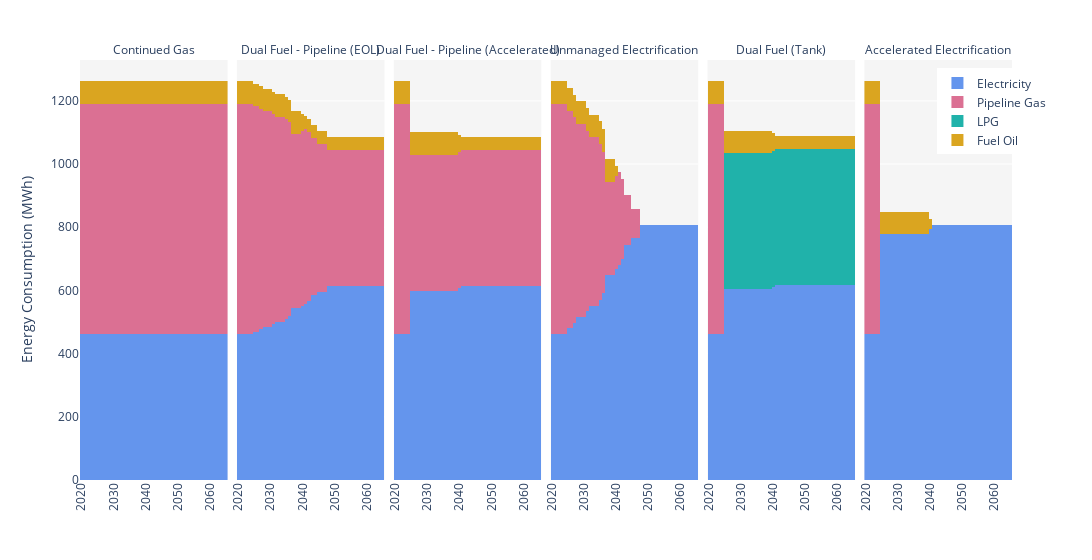

This figure's notebook cell:
### Code cell
# plot
fig = px.bar(energy_consump, x="year", y="consumption", color="energy_type",
             facet_col="scenario", facet_col_spacing=0.01, 
             barmode="stack",
             width = 1300,
             category_orders={"scenario": scenarios,
                            'energy_type':['electricity',
                                           'natural_gas', 
                                           'propane',
                                           'fuel_oil', ],
                            },
              color_discrete_map={'electricity' : 'cornflowerblue',
                                'natural_gas' : 'palevioletred', 
                                'propane' : 'lightseagreen',
                                'fuel_oil' : 'goldenrod'},
              labels={'year':'', # remove 'year' from xaxis on each subplot
                    } 
            )

# update names for plotting
fig.for_each_annotation(lambda a: a.update(text = a.text.split("=")[-1]))
trace_dic = {'electricity' : 'Electricity',
        'natural_gas' : 'Pipeline Gas', 
        'propane' : 'LPG',
        'fuel_oil' : 'Fuel Oil',}
fig.for_each_trace(lambda t: t.update(name = trace_dic[t.name]))

# general formatting
fig.update_layout(bargap=0,
                  legend=dict(title_text='', x=0.92, y=0.98), # set legend location, properties
                  yaxis_title='Energy Consumption (MWh)',
                  plot_bgcolor='#f5f5f5',
                  )
fig.update_traces(marker_line_width=0)
fig.update_xaxes(tickangle= -90)
# fig.update_yaxes(showgrid=False)

fig.show()
fig.write_html(figure_outputs+'energy_consump.html')

### Figure 1 — Plotly figure (JSON) as saved in the notebook; plotly's stock layout.template omitted (floating-point values rounded to 4 significant figures)
{"data": [{"alignmentgroup": "True", "hovertemplate": "energy_type=electricity<br>scenario=Continued Gas<br>=%{x}<br>consumption=%{y}<extra></extra>", "legendgroup": "electricity", "marker": {"color": "cornflowerblue", "line": {"width": 0}, "pattern": {"shape": ""}}, "name": "Electricity", "offsetgroup": "electricity", "orientation": "v", "showlegend": true, "textposition": "auto", "type": "bar", "x": [2020, 2021, 2022, 2023, 2024, 2025, 2026, 2027, 2028, 2029, 2030, 2031, 2032, 2033, 2034, 2035, 2036, 2037, 2038, 2039, 2040, 2041, 2042, 2043, 2044, 2045, 2046, 2047, 2048, 2049, 2050, 2051, 2052, 2053, 2054, 2055, 2056, 2057, 2058, 2059, 2060, 2061, 2062, 2063, 2064, 2065], "xaxis": "x", "y": [460.8, 460.8, 460.8, 460.8, 460.8, 460.8, 460.8, 460.8, 460.8, 460.8, 460.8, 460.8, 460.8, 460.8, 460.8, 460.8, 460.8, 460.8, 460.8, 460.8, 460.8, 460.8, 460.8, 460.8, 460.8, 460.8, 460.8, 460.8, 460.8, 460.8, 460.8, 460.8, 460.8, 460.8, 460.8, 460.8, 460.8, 460.8, 460.8, 460.8, 460.8, 460.8, 460.8, 460.8, 460.8, 460.8], "yaxis": "y"}, {"alignmentgroup": "True", "hovertemplate": "energy_type=electricity<br>scenario=Dual Fuel - Pipeline (EOL)<br>=%{x}<br>consumption=%{y}<extra></extra>", "legendgroup": "electricity", "marker": {"color": "cornflowerblue", "line": {"width": 0}, "pattern": {"shape": ""}}, "name": "Electricity", "offsetgroup": "electricity", "orientation": "v", "showlegend": false, "textposition": "auto", "type": "bar", "x": [2020, 2021, 2022, 2023, 2024, 2025, 2026, 2027, 2028, 2029, 2030, 2031, 2032, 2033, 2034, 2035, 2036, 2037, 2038, 2039, 2040, 2041, 2042, 2043, 2044, 2045, 2046, 2047, 2048, 2049, 2050, 2051, 2052, 2053, 2054, 2055, 2056, 2057, 2058, 2059, 2060, 2061, 2062, 2063, 2064, 2065], "xaxis": "x2", "y": [460.8, 460.8, 460.8, 460.8, 460.8, 469.1, 469.1, 476.7, 484.3, 484.3, 484.3, 493.1, 500.7, 500.7, 500.7, 508.3, 517.5, 543.4, 543.4, 543.4, 551.9, 558.3, 566.7, 585.6, 585.6, 595.9, 595.9, 595.9, 613.9, 613.9, 613.9, 613.9, 613.9, 613.9, 613.9, 613.9, 613.9, 613.9, 613.9, 613.9, 613.9, 613.9, 613.9, 613.9, 613.9, 613.9], "yaxis": "y2"}, {"alignmentgroup": "True", "hovertemplate": "energy_type=electricity<br>scenario=Dual Fuel - Pipeline (Accelerated)<br>=%{x}<br>consumption=%{y}<extra></extra>", "legendgroup": "electricity", "marker": {"color": "cornflowerblue", "line": {"width": 0}, "pattern": {"shape": ""}}, "name": "Electricity", "offsetgroup": "electricity", "orientation": "v", "showlegend": false, "textposition": "auto", "type": "bar", "x": [2020, 2021, 2022, 2023, 2024, 2025, 2026, 2027, 2028, 2029, 2030, 2031, 2032, 2033, 2034, 2035, 2036, 2037, 2038, 2039, 2040, 2041, 2042, 2043, 2044, 2045, 2046, 2047, 2048, 2049, 2050, 2051, 2052, 2053, 2054, 2055, 2056, 2057, 2058, 2059, 2060, 2061, 2062, 2063, 2064, 2065], "xaxis": "x3", "y": [460.8, 460.8, 460.8, 460.8, 460.8, 599.1, 599.1, 599.1, 599.1, 599.1, 599.1, 599.1, 599.1, 599.1, 599.1, 599.1, 599.1, 599.1, 599.1, 599.1, 607.6, 613.9, 613.9, 613.9, 613.9, 613.9, 613.9, 613.9, 613.9, 613.9, 613.9, 613.9, 613.9, 613.9, 613.9, 613.9, 613.9, 613.9, 613.9, 613.9, 613.9, 613.9, 613.9, 613.9, 613.9, 613.9], "yaxis": "y3"}, {"alignmentgroup": "True", "hovertemplate": "energy_type=electricity<br>scenario=Unmanaged Electrification<br>=%{x}<br>consumption=%{y}<extra></extra>", "legendgroup": "electricity", "marker": {"color": "cornflowerblue", "line": {"width": 0}, "pattern": {"shape": ""}}, "name": "Electricity", "offsetgroup": "electricity", "orientation": "v", "showlegend": false, "textposition": "auto", "type": "bar", "x": [2020, 2021, 2022, 2023, 2024, 2025, 2026, 2027, 2028, 2029, 2030, 2031, 2032, 2033, 2034, 2035, 2036, 2037, 2038, 2039, 2040, 2041, 2042, 2043, 2044, 2045, 2046, 2047, 2048, 2049, 2050, 2051, 2052, 2053, 2054, 2055, 2056, 2057, 2058, 2059, 2060, 2061, 2062, 2063, 2064, 2065], "xaxis": "x4", "y": [460.8, 460.8, 460.8, 460.8, 460.8, 479.8, 479.8, 497.3, 514.6, 514.6, 514.6, 534.7, 552.2, 552.2, 552.2, 569.4, 590.6, 649.9, 649.9, 649.9, 667.5, 680.6, 699.8, 743.1, 743.1, 766.7, 766.7, 766.7, 807.9, 807.9, 807.9, 807.9, 807.9, 807.9, 807.9, 807.9, 807.9, 807.9, 807.9, 807.9, 807.9, 807.9, 807.9, 807.9, 807.9, 807.9], "yaxis": "y4"}, {"alignmentgroup": "True", "hovertemplate": "energy_type=electricity<br>scenario=Dual Fuel (Tank)<br>=%{x}<br>consumption=%{y}<extra></extra>", "legendgroup": "electricity", "marker": {"color": "cornflowerblue", "line": {"width": 0}, "pattern": {"shape": ""}}, "name": "Electricity", "offsetgroup": "electricity", "orientation": "v", "showlegend": false, "textposition": "auto", "type": "bar", "x": [2020, 2021, 2022, 2023, 2024, 2025, 2026, 2027, 2028, 2029, 2030, 2031, 2032, 2033, 2034, 2035, 2036, 2037, 2038, 2039, 2040, 2041, 2042, 2043, 2044, 2045, 2046, 2047, 2048, 2049, 2050, 2051, 2052, 2053, 2054, 2055, 2056, 2057, 2058, 2059, 2060, 2061, 2062, 2063, 2064, 2065], "xaxis": "x5", "y": [460.8, 460.8, 460.8, 460.8, 460.8, 603.6, 603.6, 603.6, 603.6, 603.6, 603.6, 603.6, 603.6, 603.6, 603.6, 603.6, 603.6, 603.6, 603.6, 603.6, 612.1, 618.4, 618.4, 618.4, 618.4, 618.4, 618.4, 618.4, 618.4, 618.4, 618.4, 618.4, 618.4, 618.4, 618.4, 618.4, 618.4, 618.4, 618.4, 618.4, 618.4, 618.4, 618.4, 618.4, 618.4, 618.4], "yaxis": "y5"}, {"alignmentgroup": "True", "hovertemplate": "energy_type=electricity<br>scenario=Accelerated Electrification<br>=%{x}<br>consumption=%{y}<extra></extra>", "legendgroup": "electricity", "marker": {"color": "cornflowerblue", "line": {"width": 0}, "pattern": {"shape": ""}}, "name": "Electricity", "offsetgroup": "electricity", "orientation": "v", "showlegend": false, "textposition": "auto", "type": "bar", "x": [2020, 2021, 2022, 2023, 2024, 2025, 2026, 2027, 2028, 2029, 2030, 2031, 2032, 2033, 2034, 2035, 2036, 2037, 2038, 2039, 2040, 2041, 2042, 2043, 2044, 2045, 2046, 2047, 2048, 2049, 2050, 2051, 2052, 2053, 2054, 2055, 2056, 2057, 2058, 2059, 2060, 2061, 2062, 2063, 2064, 2065], "xaxis": "x6", "y": [460.8, 460.8, 460.8, 460.8, 460.8, 777.2, 777.2, 777.2, 777.2, 777.2, 777.2, 777.2, 777.2, 777.2, 777.2, 777.2, 777.2, 777.2, 777.2, 777.2, 794.8, 807.9, 807.9, 807.9, 807.9, 807.9, 807.9, 807.9, 807.9, 807.9, 807.9, 807.9, 807.9, 807.9, 807.9, 807.9, 807.9, 807.9, 807.9, 807.9, 807.9, 807.9, 807.9, 807.9, 807.9, 807.9], "yaxis": "y6"}, {"alignmentgroup": "True", "hovertemplate": "energy_type=natural_gas<br>scenario=Continued Gas<br>=%{x}<br>consumption=%{y}<extra></extra>", "legendgroup": "natural_gas", "marker": {"color": "palevioletred", "line": {"width": 0}, "pattern": {"shape": ""}}, "name": "Pipeline Gas", "offsetgroup": "natural_gas", "orientation": "v", "showlegend": true, "textposition": "auto", "type": "bar", "x": [2020, 2021, 2022, 2023, 2024, 2025, 2026, 2027, 2028, 2029, 2030, 2031, 2032, 2033, 2034, 2035, 2036, 2037, 2038, 2039, 2040, 2041, 2042, 2043, 2044, 2045, 2046, 2047, 2048, 2049, 2050, 2051, 2052, 2053, 2054, 2055, 2056, 2057, 2058, 2059, 2060, 2061, 2062, 2063, 2064, 2065], "xaxis": "x", "y": [730.6, 730.6, 730.6, 730.6, 730.6, 730.6, 730.6, 730.6, 730.6, 730.6, 730.6, 730.6, 730.6, 730.6, 730.6, 730.6, 730.6, 730.6, 730.6, 730.6, 730.6, 730.6, 730.6, 730.6, 730.6, 730.6, 730.6, 730.6, 730.6, 730.6, 730.6, 730.6, 730.6, 730.6, 730.6, 730.6, 730.6, 730.6, 730.6, 730.6, 730.6, 730.6, 730.6, 730.6, 730.6, 730.6], "yaxis": "y"}, {"alignmentgroup": "True", "hovertemplate": "energy_type=natural_gas<br>scenario=Dual Fuel - Pipeline (EOL)<br>=%{x}<br>consumption=%{y}<extra></extra>", "legendgroup": "natural_gas", "marker": {"color": "palevioletred", "line": {"width": 0}, "pattern": {"shape": ""}}, "name": "Pipeline Gas", "offsetgroup": "natural_gas", "orientation": "v", "showlegend": false, "textposition": "auto", "type": "bar", "x": [2020, 2021, 2022, 2023, 2024, 2025, 2026, 2027, 2028, 2029, 2030, 2031, 2032, 2033, 2034, 2035, 2036, 2037, 2038, 2039, 2040, 2041, 2042, 2043, 2044, 2045, 2046, 2047, 2048, 2049, 2050, 2051, 2052, 2053, 2054, 2055, 2056, 2057, 2058, 2059, 2060, 2061, 2062, 2063, 2064, 2065], "xaxis": "x2", "y": [730.6, 730.6, 730.6, 730.6, 730.6, 713.6, 713.6, 698.0, 682.6, 682.6, 682.6, 664.6, 649.0, 649.0, 649.0, 633.6, 614.7, 551.6, 551.6, 551.6, 551.6, 551.6, 534.4, 495.8, 495.8, 467.2, 467.2, 467.2, 430.5, 430.5, 430.5, 430.5, 430.5, 430.5, 430.5, 430.5, 430.5, 430.5, 430.5, 430.5, 430.5, 430.5, 430.5, 430.5, 430.5, 430.5], "yaxis": "y2"}, {"alignmentgroup": "True", "hovertemplate": "energy_type=natural_gas<br>scenario=Dual Fuel - Pipeline (Accelerated)<br>=%{x}<br>consumption=%{y}<extra></extra>", "legendgroup": "natural_gas", "marker": {"color": "palevioletred", "line": {"width": 0}, "pattern": {"shape": ""}}, "name": "Pipeline Gas", "offsetgroup": "natural_gas", "orientation": "v", "showlegend": false, "textposition": "auto", "type": "bar", "x": [2020, 2021, 2022, 2023, 2024, 2025, 2026, 2027, 2028, 2029, 2030, 2031, 2032, 2033, 2034, 2035, 2036, 2037, 2038, 2039, 2040, 2041, 2042, 2043, 2044, 2045, 2046, 2047, 2048, 2049, 2050, 2051, 2052, 2053, 2054, 2055, 2056, 2057, 2058, 2059, 2060, 2061, 2062, 2063, 2064, 2065], "xaxis": "x3", "y": [730.6, 730.6, 730.6, 730.6, 730.6, 430.5, 430.5, 430.5, 430.5, 430.5, 430.5, 430.5, 430.5, 430.5, 430.5, 430.5, 430.5, 430.5, 430.5, 430.5, 430.5, 430.5, 430.5, 430.5, 430.5, 430.5, 430.5, 430.5, 430.5, 430.5, 430.5, 430.5, 430.5, 430.5, 430.5, 430.5, 430.5, 430.5, 430.5, 430.5, 430.5, 430.5, 430.5, 430.5, 430.5, 430.5], "yaxis": "y3"}, {"alignmentgroup": "True", "hovertemplate": "energy_type=natural_gas<br>scenario=Unmanaged Electrification<br>=%{x}<br>consumption=%{y}<extra></extra>", "legendgroup": "natural_gas", "marker": {"color": "palevioletred", "line": {"width": 0}, "pattern": {"shape": ""}}, "name": "Pipeline Gas", "offsetgroup": "natural_gas", "orientation": "v", "showlegend": false, "textposition": "auto", "type": "bar", "x": [2020, 2021, 2022, 2023, 2024, 2025, 2026, 2027, 2028, 2029, 2030, 2031, 2032, 2033, 2034, 2035, 2036, 2037, 2038, 2039, 2040, 2041, 2042, 2043, 2044, 2045, 2046, 2047, 2048, 2049, 2050, 2051, 2052, 2053, 2054, 2055, 2056, 2057, 2058, 2059, 2060, 2061, 2062, 2063, 2064, 2065], "xaxis": "x4", "y": [730.6, 730.6, 730.6, 730.6, 730.6, 689.3, 689.3, 651.2, 613.6, 613.6, 613.6, 569.9, 531.9, 531.9, 531.9, 494.5, 448.4, 294.8, 294.8, 294.8, 294.8, 294.8, 253.0, 158.9, 158.9, 89.46, 89.46, 89.46, 0, 0, 0, 0, 0, 0, 0, 0, 0, 0, 0, 0, 0, 0, 0, 0, 0, 0], "yaxis": "y4"}, {"alignmentgroup": "True", "hovertemplate": "energy_type=natural_gas<br>scenario=Dual Fuel (Tank)<br>=%{x}<br>consumption=%{y}<extra></extra>", "legendgroup": "natural_gas", "marker": {"color": "palevioletred", "line": {"width": 0}, "pattern": {"shape": ""}}, "name": "Pipeline Gas", "offsetgroup": "natural_gas", "orientation": "v", "showlegend": false, "textposition": "auto", "type": "bar", "x": [2020, 2021, 2022, 2023, 2024, 2025, 2026, 2027, 2028, 2029, 2030, 2031, 2032, 2033, 2034, 2035, 2036, 2037, 2038, 2039, 2040, 2041, 2042, 2043, 2044, 2045, 2046, 2047, 2048, 2049, 2050, 2051, 2052, 2053, 2054, 2055, 2056, 2057, 2058, 2059, 2060, 2061, 2062, 2063, 2064, 2065], "xaxis": "x5", "y": [730.6, 730.6, 730.6, 730.6, 730.6, 0, 0, 0, 0, 0, 0, 0, 0, 0, 0, 0, 0, 0, 0, 0, 0, 0, 0, 0, 0, 0, 0, 0, 0, 0, 0, 0, 0, 0, 0, 0, 0, 0, 0, 0, 0, 0, 0, 0, 0, 0], "yaxis": "y5"}, {"alignmentgroup": "True", "hovertemplate": "energy_type=natural_gas<br>scenario=Accelerated Electrification<br>=%{x}<br>consumption=%{y}<extra></extra>", "legendgroup": "natural_gas", "marker": {"color": "palevioletred", "line": {"width": 0}, "pattern": {"shape": ""}}, "name": "Pipeline Gas", "offsetgroup": "natural_gas", "orientation": "v", "showlegend": false, "textposition": "auto", "type": "bar", "x": [2020, 2021, 2022, 2023, 2024, 2025, 2026, 2027, 2028, 2029, 2030, 2031, 2032, 2033, 2034, 2035, 2036, 2037, 2038, 2039, 2040, 2041, 2042, 2043, 2044, 2045, 2046, 2047, 2048, 2049, 2050, 2051, 2052, 2053, 2054, 2055, 2056, 2057, 2058, 2059, 2060, 2061, 2062, 2063, 2064, 2065], "xaxis": "x6", "y": [730.6, 730.6, 730.6, 730.6, 730.6, 0, 0, 0, 0, 0, 0, 0, 0, 0, 0, 0, 0, 0, 0, 0, 0, 0, 0, 0, 0, 0, 0, 0, 0, 0, 0, 0, 0, 0, 0, 0, 0, 0, 0, 0, 0, 0, 0, 0, 0, 0], "yaxis": "y6"}, {"alignmentgroup": "True", "hovertemplate": "energy_type=propane<br>scenario=Continued Gas<br>=%{x}<br>consumption=%{y}<extra></extra>", "legendgroup": "propane", "marker": {"color": "lightseagreen", "line": {"width": 0}, "pattern": {"shape": ""}}, "name": "LPG", "offsetgroup": "propane", "orientation": "v", "showlegend": true, "textposition": "auto", "type": "bar", "x": [2020, 2021, 2022, 2023, 2024, 2025, 2026, 2027, 2028, 2029, 2030, 2031, 2032, 2033, 2034, 2035, 2036, 2037, 2038, 2039, 2040, 2041, 2042, 2043, 2044, 2045, 2046, 2047, 2048, 2049, 2050, 2051, 2052, 2053, 2054, 2055, 2056, 2057, 2058, 2059, 2060, 2061, 2062, 2063, 2064, 2065], "xaxis": "x", "y": [0, 0, 0, 0, 0, 0, 0, 0, 0, 0, 0, 0, 0, 0, 0, 0, 0, 0, 0, 0, 0, 0, 0, 0, 0, 0, 0, 0, 0, 0, 0, 0, 0, 0, 0, 0, 0, 0, 0, 0, 0, 0, 0, 0, 0, 0], "yaxis": "y"}, {"alignmentgroup": "True", "hovertemplate": "energy_type=propane<br>scenario=Dual Fuel - Pipeline (EOL)<br>=%{x}<br>consumption=%{y}<extra></extra>", "legendgroup": "propane", "marker": {"color": "lightseagreen", "line": {"width": 0}, "pattern": {"shape": ""}}, "name": "LPG", "offsetgroup": "propane", "orientation": "v", "showlegend": false, "textposition": "auto", "type": "bar", "x": [2020, 2021, 2022, 2023, 2024, 2025, 2026, 2027, 2028, 2029, 2030, 2031, 2032, 2033, 2034, 2035, 2036, 2037, 2038, 2039, 2040, 2041, 2042, 2043, 2044, 2045, 2046, 2047, 2048, 2049, 2050, 2051, 2052, 2053, 2054, 2055, 2056, 2057, 2058, 2059, 2060, 2061, 2062, 2063, 2064, 2065], "xaxis": "x2", "y": [0, 0, 0, 0, 0, 0, 0, 0, 0, 0, 0, 0, 0, 0, 0, 0, 0, 0, 0, 0, 0, 0, 0, 0, 0, 0, 0, 0, 0, 0, 0, 0, 0, 0, 0, 0, 0, 0, 0, 0, 0, 0, 0, 0, 0, 0], "yaxis": "y2"}, {"alignmentgroup": "True", "hovertemplate": "energy_type=propane<br>scenario=Dual Fuel - Pipeline (Accelerated)<br>=%{x}<br>consumption=%{y}<extra></extra>", "legendgroup": "propane", "marker": {"color": "lightseagreen", "line": {"width": 0}, "pattern": {"shape": ""}}, "name": "LPG", "offsetgroup": "propane", "orientation": "v", "showlegend": false, "textposition": "auto", "type": "bar", "x": [2020, 2021, 2022, 2023, 2024, 2025, 2026, 2027, 2028, 2029, 2030, 2031, 2032, 2033, 2034, 2035, 2036, 2037, 2038, 2039, 2040, 2041, 2042, 2043, 2044, 2045, 2046, 2047, 2048, 2049, 2050, 2051, 2052, 2053, 2054, 2055, 2056, 2057, 2058, 2059, 2060, 2061, 2062, 2063, 2064, 2065], "xaxis": "x3", "y": [0, 0, 0, 0, 0, 0, 0, 0, 0, 0, 0, 0, 0, 0, 0, 0, 0, 0, 0, 0, 0, 0, 0, 0, 0, 0, 0, 0, 0, 0, 0, 0, 0, 0, 0, 0, 0, 0, 0, 0, 0, 0, 0, 0, 0, 0], "yaxis": "y3"}, {"alignmentgroup": "True", "hovertemplate": "energy_type=propane<br>scenario=Unmanaged Electrification<br>=%{x}<br>consumption=%{y}<extra></extra>", "legendgroup": "propane", "marker": {"color": "lightseagreen", "line": {"width": 0}, "pattern": {"shape": ""}}, "name": "LPG", "offsetgroup": "propane", "orientation": "v", "showlegend": false, "textposition": "auto", "type": "bar", "x": [2020, 2021, 2022, 2023, 2024, 2025, 2026, 2027, 2028, 2029, 2030, 2031, 2032, 2033, 2034, 2035, 2036, 2037, 2038, 2039, 2040, 2041, 2042, 2043, 2044, 2045, 2046, 2047, 2048, 2049, 2050, 2051, 2052, 2053, 2054, 2055, 2056, 2057, 2058, 2059, 2060, 2061, 2062, 2063, 2064, 2065], "xaxis": "x4", "y": [0, 0, 0, 0, 0, 0, 0, 0, 0, 0, 0, 0, 0, 0, 0, 0, 0, 0, 0, 0, 0, 0, 0, 0, 0, 0, 0, 0, 0, 0, 0, 0, 0, 0, 0, 0, 0, 0, 0, 0, 0, 0, 0, 0, 0, 0], "yaxis": "y4"}, {"alignmentgroup": "True", "hovertemplate": "energy_type=propane<br>scenario=Dual Fuel (Tank)<br>=%{x}<br>consumption=%{y}<extra></extra>", "legendgroup": "propane", "marker": {"color": "lightseagreen", "line": {"width": 0}, "pattern": {"shape": ""}}, "name": "LPG", "offsetgroup": "propane", "orientation": "v", "showlegend": false, "textposition": "auto", "type": "bar", "x": [2020, 2021, 2022, 2023, 2024, 2025, 2026, 2027, 2028, 2029, 2030, 2031, 2032, 2033, 2034, 2035, 2036, 2037, 2038, 2039, 2040, 2041, 2042, 2043, 2044, 2045, 2046, 2047, 2048, 2049, 2050, 2051, 2052, 2053, 2054, 2055, 2056, 2057, 2058, 2059, 2060, 2061, 2062, 2063, 2064, 2065], "xaxis": "x5", "y": [0, 0, 0, 0, 0, 430.5, 430.5, 430.5, 430.5, 430.5, 430.5, 430.5, 430.5, 430.5, 430.5, 430.5, 430.5, 430.5, 430.5, 430.5, 430.5, 430.5, 430.5, 430.5, 430.5, 430.5, 430.5, 430.5, 430.5, 430.5, 430.5, 430.5, 430.5, 430.5, 430.5, 430.5, 430.5, 430.5, 430.5, 430.5, 430.5, 430.5, 430.5, 430.5, 430.5, 430.5], "yaxis": "y5"}, {"alignmentgroup": "True", "hovertemplate": "energy_type=propane<br>scenario=Accelerated Electrification<br>=%{x}<br>consumption=%{y}<extra></extra>", "legendgroup": "propane", "marker": {"color": "lightseagreen", "line": {"width": 0}, "pattern": {"shape": ""}}, "name": "LPG", "offsetgroup": "propane", "orientation": "v", "showlegend": false, "textposition": "auto", "type": "bar", "x": [2020, 2021, 2022, 2023, 2024, 2025, 2026, 2027, 2028, 2029, 2030, 2031, 2032, 2033, 2034, 2035, 2036, 2037, 2038, 2039, 2040, 2041, 2042, 2043, 2044, 2045, 2046, 2047, 2048, 2049, 2050, 2051, 2052, 2053, 2054, 2055, 2056, 2057, 2058, 2059, 2060, 2061, 2062, 2063, 2064, 2065], "xaxis": "x6", "y": [0, 0, 0, 0, 0, 0, 0, 0, 0, 0, 0, 0, 0, 0, 0, 0, 0, 0, 0, 0, 0, 0, 0, 0, 0, 0, 0, 0, 0, 0, 0, 0, 0, 0, 0, 0, 0, 0, 0, 0, 0, 0, 0, 0, 0, 0], "yaxis": "y6"}, {"alignmentgroup": "True", "hovertemplate": "energy_type=fuel_oil<br>scenario=Continued Gas<br>=%{x}<br>consumption=%{y}<extra></extra>", "legendgroup": "fuel_oil", "marker": {"color": "goldenrod", "line": {"width": 0}, "pattern": {"shape": ""}}, "name": "Fuel Oil", "offsetgroup": "fuel_oil", "orientation": "v", "showlegend": true, "textposition": "auto", "type": "bar", "x": [2020, 2021, 2022, 2023, 2024, 2025, 2026, 2027, 2028, 2029, 2030, 2031, 2032, 2033, 2034, 2035, 2036, 2037, 2038, 2039, 2040, 2041, 2042, 2043, 2044, 2045, 2046, 2047, 2048, 2049, 2050, 2051, 2052, 2053, 2054, 2055, 2056, 2057, 2058, 2059, 2060, 2061, 2062, 2063, 2064, 2065], "xaxis": "x", "y": [71.48, 71.48, 71.48, 71.48, 71.48, 71.48, 71.48, 71.48, 71.48, 71.48, 71.48, 71.48, 71.48, 71.48, 71.48, 71.48, 71.48, 71.48, 71.48, 71.48, 71.48, 71.48, 71.48, 71.48, 71.48, 71.48, 71.48, 71.48, 71.48, 71.48, 71.48, 71.48, 71.48, 71.48, 71.48, 71.48, 71.48, 71.48, 71.48, 71.48, 71.48, 71.48, 71.48, 71.48, 71.48, 71.48], "yaxis": "y"}, {"alignmentgroup": "True", "hovertemplate": "energy_type=fuel_oil<br>scenario=Dual Fuel - Pipeline (EOL)<br>=%{x}<br>consumption=%{y}<extra></extra>", "legendgroup": "fuel_oil", "marker": {"color": "goldenrod", "line": {"width": 0}, "pattern": {"shape": ""}}, "name": "Fuel Oil", "offsetgroup": "fuel_oil", "orientation": "v", "showlegend": false, "textposition": "auto", "type": "bar", "x": [2020, 2021, 2022, 2023, 2024, 2025, 2026, 2027, 2028, 2029, 2030, 2031, 2032, 2033, 2034, 2035, 2036, 2037, 2038, 2039, 2040, 2041, 2042, 2043, 2044, 2045, 2046, 2047, 2048, 2049, 2050, 2051, 2052, 2053, 2054, 2055, 2056, 2057, 2058, 2059, 2060, 2061, 2062, 2063, 2064, 2065], "xaxis": "x2", "y": [71.48, 71.48, 71.48, 71.48, 71.48, 71.48, 71.48, 71.48, 71.48, 71.48, 71.48, 71.48, 71.48, 71.48, 71.48, 71.48, 71.48, 71.48, 71.48, 71.48, 54.18, 41.24, 41.24, 41.24, 41.24, 41.24, 41.24, 41.24, 41.24, 41.24, 41.24, 41.24, 41.24, 41.24, 41.24, 41.24, 41.24, 41.24, 41.24, 41.24, 41.24, 41.24, 41.24, 41.24, 41.24, 41.24], "yaxis": "y2"}, {"alignmentgroup": "True", "hovertemplate": "energy_type=fuel_oil<br>scenario=Dual Fuel - Pipeline (Accelerated)<br>=%{x}<br>consumption=%{y}<extra></extra>", "legendgroup": "fuel_oil", "marker": {"color": "goldenrod", "line": {"width": 0}, "pattern": {"shape": ""}}, "name": "Fuel Oil", "offsetgroup": "fuel_oil", "orientation": "v", "showlegend": false, "textposition": "auto", "type": "bar", "x": [2020, 2021, 2022, 2023, 2024, 2025, 2026, 2027, 2028, 2029, 2030, 2031, 2032, 2033, 2034, 2035, 2036, 2037, 2038, 2039, 2040, 2041, 2042, 2043, 2044, 2045, 2046, 2047, 2048, 2049, 2050, 2051, 2052, 2053, 2054, 2055, 2056, 2057, 2058, 2059, 2060, 2061, 2062, 2063, 2064, 2065], "xaxis": "x3", "y": [71.48, 71.48, 71.48, 71.48, 71.48, 71.48, 71.48, 71.48, 71.48, 71.48, 71.48, 71.48, 71.48, 71.48, 71.48, 71.48, 71.48, 71.48, 71.48, 71.48, 54.18, 41.24, 41.24, 41.24, 41.24, 41.24, 41.24, 41.24, 41.24, 41.24, 41.24, 41.24, 41.24, 41.24, 41.24, 41.24, 41.24, 41.24, 41.24, 41.24, 41.24, 41.24, 41.24, 41.24, 41.24, 41.24], "yaxis": "y3"}, {"alignmentgroup": "True", "hovertemplate": "energy_type=fuel_oil<br>scenario=Unmanaged Electrification<br>=%{x}<br>consumption=%{y}<extra></extra>", "legendgroup": "fuel_oil", "marker": {"color": "goldenrod", "line": {"width": 0}, "pattern": {"shape": ""}}, "name": "Fuel Oil", "offsetgroup": "fuel_oil", "orientation": "v", "showlegend": false, "textposition": "auto", "type": "bar", "x": [2020, 2021, 2022, 2023, 2024, 2025, 2026, 2027, 2028, 2029, 2030, 2031, 2032, 2033, 2034, 2035, 2036, 2037, 2038, 2039, 2040, 2041, 2042, 2043, 2044, 2045, 2046, 2047, 2048, 2049, 2050, 2051, 2052, 2053, 2054, 2055, 2056, 2057, 2058, 2059, 2060, 2061, 2062, 2063, 2064, 2065], "xaxis": "x4", "y": [71.48, 71.48, 71.48, 71.48, 71.48, 71.48, 71.48, 71.48, 71.48, 71.48, 71.48, 71.48, 71.48, 71.48, 71.48, 71.48, 71.48, 71.48, 71.48, 71.48, 30.58, 0, 0, 0, 0, 0, 0, 0, 0, 0, 0, 0, 0, 0, 0, 0, 0, 0, 0, 0, 0, 0, 0, 0, 0, 0], "yaxis": "y4"}, {"alignmentgroup": "True", "hovertemplate": "energy_type=fuel_oil<br>scenario=Dual Fuel (Tank)<br>=%{x}<br>consumption=%{y}<extra></extra>", "legendgroup": "fuel_oil", "marker": {"color": "goldenrod", "line": {"width": 0}, "pattern": {"shape": ""}}, "name": "Fuel Oil", "offsetgroup": "fuel_oil", "orientation": "v", "showlegend": false, "textposition": "auto", "type": "bar", "x": [2020, 2021, 2022, 2023, 2024, 2025, 2026, 2027, 2028, 2029, 2030, 2031, 2032, 2033, 2034, 2035, 2036, 2037, 2038, 2039, 2040, 2041, 2042, 2043, 2044, 2045, 2046, 2047, 2048, 2049, 2050, 2051, 2052, 2053, 2054, 2055, 2056, 2057, 2058, 2059, 2060, 2061, 2062, 2063, 2064, 2065], "xaxis": "x5", "y": [71.48, 71.48, 71.48, 71.48, 71.48, 71.48, 71.48, 71.48, 71.48, 71.48, 71.48, 71.48, 71.48, 71.48, 71.48, 71.48, 71.48, 71.48, 71.48, 71.48, 54.18, 41.24, 41.24, 41.24, 41.24, 41.24, 41.24, 41.24, 41.24, 41.24, 41.24, 41.24, 41.24, 41.24, 41.24, 41.24, 41.24, 41.24, 41.24, 41.24, 41.24, 41.24, 41.24, 41.24, 41.24, 41.24], "yaxis": "y5"}, {"alignmentgroup": "True", "hovertemplate": "energy_type=fuel_oil<br>scenario=Accelerated Electrification<br>=%{x}<br>consumption=%{y}<extra></extra>", "legendgroup": "fuel_oil", "marker": {"color": "goldenrod", "line": {"width": 0}, "pattern": {"shape": ""}}, "name": "Fuel Oil", "offsetgroup": "fuel_oil", "orientation": "v", "showlegend": false, "textposition": "auto", "type": "bar", "x": [2020, 2021, 2022, 2023, 2024, 2025, 2026, 2027, 2028, 2029, 2030, 2031, 2032, 2033, 2034, 2035, 2036, 2037, 2038, 2039, 2040, 2041, 2042, 2043, 2044, 2045, 2046, 2047, 2048, 2049, 2050, 2051, 2052, 2053, 2054, 2055, 2056, 2057, 2058, 2059, 2060, 2061, 2062, 2063, 2064, 2065], "xaxis": "x6", "y": [71.48, 71.48, 71.48, 71.48, 71.48, 71.48, 71.48, 71.48, 71.48, 71.48, 71.48, 71.48, 71.48, 71.48, 71.48, 71.48, 71.48, 71.48, 71.48, 71.48, 30.58, 0, 0, 0, 0, 0, 0, 0, 0, 0, 0, 0, 0, 0, 0, 0, 0, 0, 0, 0, 0, 0, 0, 0, 0, 0], "yaxis": "y6"}], "layout": {"annotations": [{"font": {}, "showarrow": false, "text": "Continued Gas", "x": 0.07917, "xanchor": "center", "xref": "paper", "y": 1, "yanchor": "bottom", "yref": "paper"}, {"font": {}, "showarrow": false, "text": "Dual Fuel - Pipeline (EOL)", "x": 0.2475, "xanchor": "center", "xref": "paper", "y": 1, "yanchor": "bottom", "yref": "paper"}, {"font": {}, "showarrow": false, "text": "Dual Fuel - Pipeline (Accelerated)", "x": 0.4158, "xanchor": "center", "xref": "paper", "y": 1, "yanchor": "bottom", "yref": "paper"}, {"font": {}, "showarrow": false, "text": "Unmanaged Electrification", "x": 0.5842, "xanchor": "center", "xref": "paper", "y": 1, "yanchor": "bottom", "yref": "paper"}, {"font": {}, "showarrow": false, "text": "Dual Fuel (Tank)", "x": 0.7525, "xanchor": "center", "xref": "paper", "y": 1, "yanchor": "bottom", "yref": "paper"}, {"font": {}, "showarrow": false, "text": "Accelerated Electrification", "x": 0.9208, "xanchor": "center", "xref": "paper", "y": 1, "yanchor": "bottom", "yref": "paper"}], "bargap": 0, "barmode": "stack", "legend": {"title": {"text": ""}, "tracegroupgap": 0, "x": 0.92, "y": 0.98}, "margin": {"t": 60}, "plot_bgcolor": "#f5f5f5", "width": 1300, "xaxis": {"anchor": "y", "domain": [0, 0.1583], "tickangle": -90, "title": {"text": ""}}, "xaxis2": {"anchor": "y2", "domain": [0.1683, 0.3267], "matches": "x", "tickangle": -90, "title": {"text": ""}}, "xaxis3": {"anchor": "y3", "domain": [0.3367, 0.495], "matches": "x", "tickangle": -90, "title": {"text": ""}}, "xaxis4": {"anchor": "y4", "domain": [0.505, 0.6633], "matches": "x", "tickangle": -90, "title": {"text": ""}}, "xaxis5": {"anchor": "y5", "domain": [0.6733, 0.8317], "matches": "x", "tickangle": -90, "title": {"text": ""}}, "xaxis6": {"anchor": "y6", "domain": [0.8417, 1], "matches": "x", "tickangle": -90, "title": {"text": ""}}, "yaxis": {"anchor": "x", "domain": [0, 1], "title": {"text": "Energy Consumption (MWh)"}}, "yaxis2": {"anchor": "x2", "domain": [0, 1], "matches": "y", "showticklabels": false}, "yaxis3": {"anchor": "x3", "domain": [0, 1], "matches": "y", "showticklabels": false}, "yaxis4": {"anchor": "x4", "domain": [0, 1], "matches": "y", "showticklabels": false}, "yaxis5": {"anchor": "x5", "domain": [0, 1], "matches": "y", "showticklabels": false}, "yaxis6": {"anchor": "x6", "domain": [0, 1], "matches": "y", "showticklabels": false}}}
